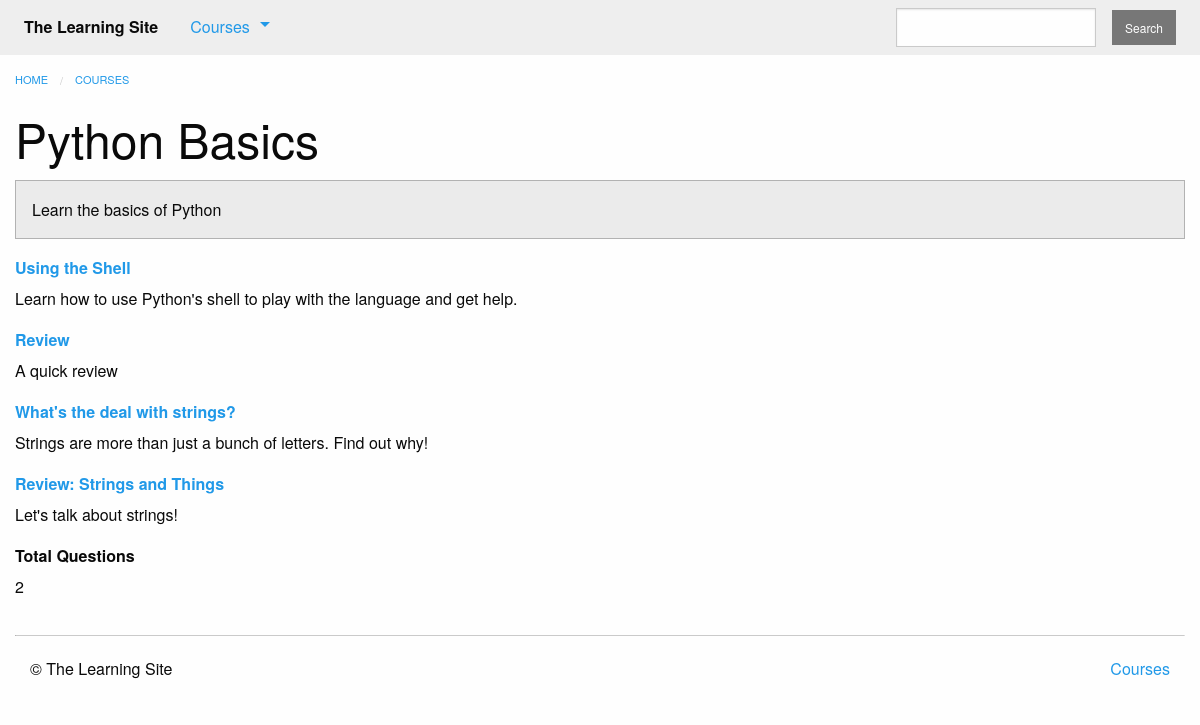
The page /courses/1/ on the database its author committed.
### courses/models.py (models this page shows, shortened)
class Course(models.Model):
    teacher = models.ForeignKey(User, on_delete=models.CASCADE)
    created_at = models.DateTimeField(auto_now_add=True)
    title = models.CharField(max_length=255)
    description = models.TextField()
    subject = models.CharField(default='', max_length=100)
    published = models.BooleanField(default=False)
    is_live = models.BooleanField(default=False)
    status = models.CharField(max_length=1, choices=STATUS_CHOISES, default='i')

class Step(models.Model):
    course = models.ForeignKey(Course, on_delete=models.CASCADE)
    title = models.CharField(max_length=255)
    description = models.TextField()
    order = models.IntegerField(default=0)
    class Meta:
        ordering = ['order',]
        abstract = True

class Text(Step):
    content = models.TextField(blank=True, default='')
    def get_absolute_url(self):
        return reverse('courses:text', kwargs={
            'course_pk': self.course_id,
            'step_pk': self.id
        })

class Quiz(Step):
    total_questions = models.IntegerField(default=4)
    times_taken = models.IntegerField(default=0, editable=False)
    class Meta:
        verbose_name_plural = 'Quizzes'
    def get_absolute_url(self):
        return reverse('courses:quiz', kwargs={
            'course_pk': self.course_id,
            'step_pk': self.id
        })

### courses/views.py (the view)
# urls.py: re_path(r'^(?P<pk>\d+)/$', views.course_detail, name='detail'),
def course_detail(request, pk):
    try:
        course = models.Course.objects.prefetch_related(
            'quiz_set','text_set', 'quiz_set__question_set'
        ).get(pk=pk, published=True)
    except models.Course.DoesNotExist:
        raise Http404
    else:
        steps = sorted(chain(
            course.text_set.all(),
            course.quiz_set.all()
        ), key=lambda step: step.order)
    return render(request, 'courses/course_detail.html', {
        'course': course,
        'steps': steps})

### courses/templatetags/course_extras.py (called while the page is built)
@register.inclusion_tag('courses/course_nav.html')
def nav_courses_list():
    courses = Course.objects.filter(
        published=True
    ).order_by(
        '-created_at'
    ).values(
        'id', 'title'
    )[:5]
    return {'courses': courses}

@register.filter('markdown_to_html')
def markdown_to_html(markdown_text):
    html_body = markdown2.markdown(markdown_text)
    return mark_safe(html_body)

### courses/templates/courses/course_detail.html (shortened to what this page needs)
{% extends "courses/layout.html" %}
{% load course_extras %}
{% block content %}
    <div class="row columns">
        {{ block.super }}
        <article>
            <h1 class="">{{ course.title }}</h1>
            <div class="callout secondary">
                {{ course.description|markdown_to_html }}
            </div>
            <dl>
                {% for step in steps %}
                    <dt>
                        <a href="{{ step.get_absolute_url }}">{{ step.title }}</a>
                    </dt>
                    <dd>{{ step.description|markdown_to_html }}</dd>
                    {% if step.question_set.all %}
                        <dt>Total Questions</dt>
                        <dd>{{ step.question_set.count }}</dd>
                    {% endif %}
                {% endfor %}
            </dl>
        </article>
    </div>
{% endblock %}

### rows shown on the page
Course: title "Python Basics", description "Learn the basics of Python"
Text: title "Using the Shell", description "Learn how to use Python's shell to play with the language and get help."
Quiz: title "Review", description "A quick review"
Text: title "What's the deal with strings?", description "Strings are more than just a bunch of letters. Find out why!"
Quiz: title "Review: Strings and Things", description "Let's talk about strings!", question_set.count "2"
